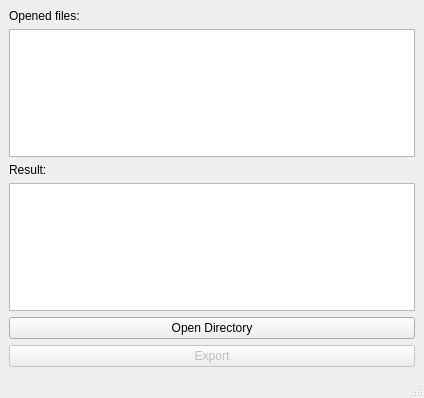
<?xml version="1.0" encoding="UTF-8"?>
<ui version="4.0">
 <class>MainWindow</class>
 <widget class="QMainWindow" name="MainWindow">
  <property name="geometry">
   <rect>
    <x>0</x>
    <y>0</y>
    <width>424</width>
    <height>398</height>
   </rect>
  </property>
  <property name="windowTitle">
   <string>Chemical Data Parser</string>
  </property>
  <widget class="QWidget" name="centralwidget">
   <layout class="QVBoxLayout" name="verticalLayout_2">
    <item>
     <layout class="QVBoxLayout" name="mainLayout">
      <item>
       <widget class="QLabel" name="label_2">
        <property name="text">
         <string>Opened files:</string>
        </property>
       </widget>
      </item>
      <item>
       <widget class="QListWidget" name="lstFiles"/>
      </item>
      <item>
       <widget class="QLabel" name="label">
        <property name="text">
         <string>Result:</string>
        </property>
       </widget>
      </item>
      <item>
       <widget class="QTextEdit" name="txtResult"/>
      </item>
      <item>
       <widget class="QPushButton" name="btnOpenDirectory">
        <property name="text">
         <string>Open Directory</string>
        </property>
       </widget>
      </item>
      <item>
       <widget class="QPushButton" name="btnExport">
        <property name="enabled">
         <bool>false</bool>
        </property>
        <property name="text">
         <string>Export</string>
        </property>
       </widget>
      </item>
     </layout>
    </item>
   </layout>
  </widget>
  <widget class="QMenuBar" name="menubar">
   <property name="geometry">
    <rect>
     <x>0</x>
     <y>0</y>
     <width>424</width>
     <height>24</height>
    </rect>
   </property>
  </widget>
  <widget class="QStatusBar" name="statusbar"/>
 </widget>
 <resources/>
 <connections/>
</ui>
